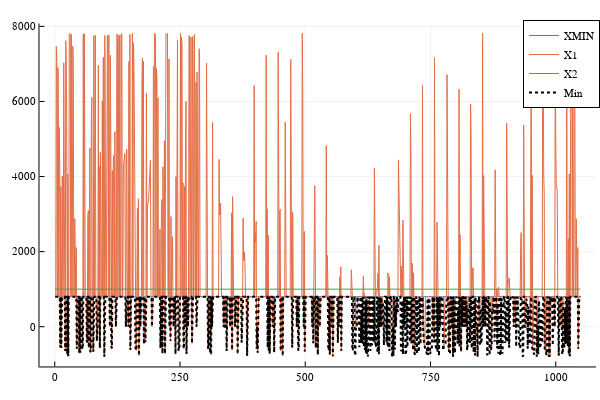

The notebook cell this image was saved under:
### Code cell
println(size(min_X_1_X_2_X_3))
Z_X_gen_lower_X_D_values = value.(Z_X_gen_lower_X_D[:])
X_minX3 = value.(min_X_1_X_2_X_3)
X_2 = value.(eta*(sum(X_gen[:,i] for i in 1:2)- X_D[:]))
X_1 = value.(eta*P[3]*(ones(size(X_soc))))
X_3 = value.((ones(size(X_soc))- X_soc[:])*P[3]* H );

ls_X_min = []

for i = X_minX3
    ls_X_min = [ls_X_min; i]
    #println(i)
end
println(ls_X_min)
plotly()
x = nb_hours_ls
plot(x, [ X_1 X_2 X_3], label=["XMIN" "X1" "X2" "X3"])
plot!(x, ls_X_min, label="Min", lc=:black, lw=2, ls=:dot)

### Figure 1 — Plotly figure (JSON) as saved in the notebook; plotly's stock layout.template omitted (floating-point values rounded to 4 significant figures; data arrays with more than 128 entries replaced by an {"elided": "..."} marker saying what was removed)
{"data": [{"colorbar": {"len": 0.9525, "title": "", "x": 0.9934, "y": 0.5139}, "legendgroup": "XMIN", "line": {"color": "rgba(0, 154, 250, 1.000)", "dash": "solid", "shape": "linear", "width": 1}, "mode": "lines", "name": "XMIN", "showlegend": true, "type": "scatter", "x": {"elided": "1049 int values"}, "xaxis": "x", "y": {"elided": "1049 int values"}, "yaxis": "y"}, {"colorbar": {"len": 0.9525, "title": "", "x": 0.9934, "y": 0.5139}, "legendgroup": "X1", "line": {"color": "rgba(227, 111, 71, 1.000)", "dash": "solid", "shape": "linear", "width": 1}, "mode": "lines", "name": "X1", "showlegend": true, "type": "scatter", "x": {"elided": "1049 int values"}, "xaxis": "x", "y": {"elided": "1049 float values"}, "yaxis": "y"}, {"colorbar": {"len": 0.9525, "title": "", "x": 0.9934, "y": 0.5139}, "legendgroup": "X2", "line": {"color": "rgba(62, 164, 78, 1.000)", "dash": "solid", "shape": "linear", "width": 1}, "mode": "lines", "name": "X2", "showlegend": true, "type": "scatter", "x": {"elided": "1049 int values"}, "xaxis": "x", "y": {"elided": "1049 int values"}, "yaxis": "y"}, {"colorbar": {"len": 0.9525, "title": "", "x": 0.9934, "y": 0.5139}, "legendgroup": "Min", "line": {"color": "rgba(0, 0, 0, 1.000)", "dash": "dot", "shape": "linear", "width": 2}, "mode": "lines", "name": "Min", "showlegend": true, "type": "scatter", "x": {"elided": "1049 int values"}, "xaxis": "x", "y": {"elided": "1049 float values"}, "yaxis": "y"}], "layout": {"annotations": [], "height": 400, "legend": {"bgcolor": "rgba(255, 255, 255, 1.000)", "bordercolor": "rgba(0, 0, 0, 1.000)", "borderwidth": 1, "font": {"color": "rgba(0, 0, 0, 1.000)", "family": "sans-serif", "size": 11}, "title": {"font": {"color": "rgba(0, 0, 0, 1.000)", "family": "sans-serif", "size": 15}, "text": ""}, "tracegroupgap": 0, "traceorder": "normal", "x": 1, "xanchor": "auto", "y": 1, "yanchor": "auto"}, "margin": {"b": 20, "l": 0, "r": 0, "t": 20}, "paper_bgcolor": "rgba(255, 255, 255, 1.000)", "plot_bgcolor": "rgba(255, 255, 255, 1.000)", "showlegend": true, "width": 600, "xaxis": {"anchor": "y", "domain": [0.06582, 0.9934], "gridcolor": "rgba(0, 0, 0, 0.100)", "gridwidth": 0.5, "linecolor": "rgba(0, 0, 0, 1.000)", "mirror": false, "range": [-30.44, 1080.0], "showgrid": true, "showline": true, "showticklabels": true, "tickangle": 0, "tickcolor": "rgb(0, 0, 0)", "tickfont": {"color": "rgba(0, 0, 0, 1.000)", "family": "sans-serif", "size": 11}, "tickmode": "array", "ticks": "inside", "ticktext": ["0", "250", "500", "750", "1000"], "tickvals": [0, 250, 500, 750, 1000], "title": "", "titlefont": {"color": "rgba(0, 0, 0, 1.000)", "family": "sans-serif", "size": 15}, "type": "-", "visible": true, "zeroline": false, "zerolinecolor": "rgba(0, 0, 0, 1.000)"}, "yaxis": {"anchor": "x", "domain": [0.03762, 0.9902], "gridcolor": "rgba(0, 0, 0, 0.100)", "gridwidth": 0.5, "linecolor": "rgba(0, 0, 0, 1.000)", "mirror": false, "range": [-1059.0, 8075.0], "showgrid": true, "showline": true, "showticklabels": true, "tickangle": 0, "tickcolor": "rgb(0, 0, 0)", "tickfont": {"color": "rgba(0, 0, 0, 1.000)", "family": "sans-serif", "size": 11}, "tickmode": "array", "ticks": "inside", "ticktext": ["0", "2000", "4000", "6000", "8000"], "tickvals": [0, 2000, 4000, 6000, 8000], "title": "", "titlefont": {"color": "rgba(0, 0, 0, 1.000)", "family": "sans-serif", "size": 15}, "type": "-", "visible": true, "zeroline": false, "zerolinecolor": "rgba(0, 0, 0, 1.000)"}}}
